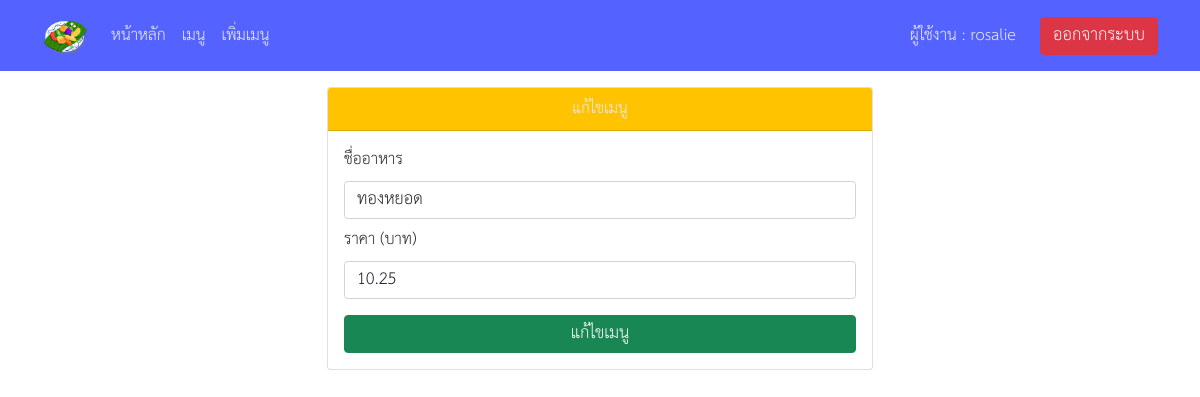
/edit.php?id=1 (signed in), run on an earlier commit of the app's database.
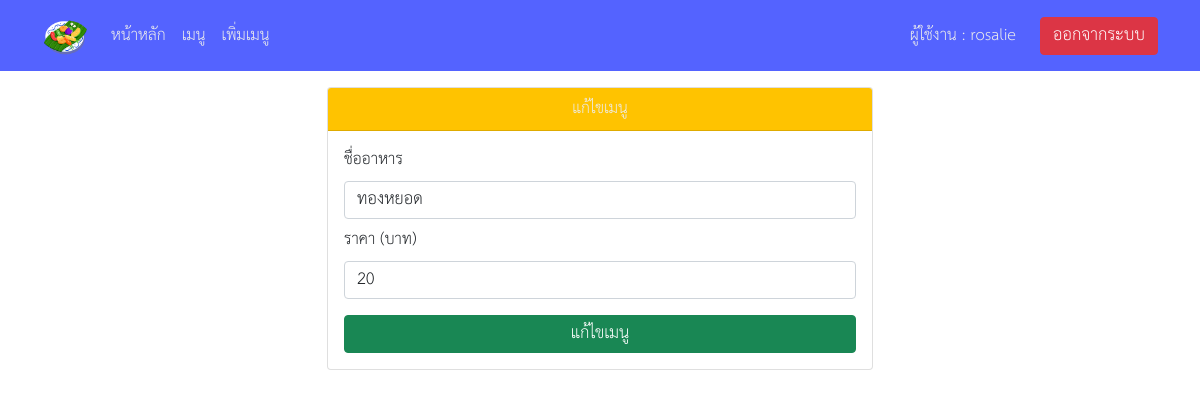
And on a later commit of the database.
### tables this page shows
CREATE TABLE `menu` (
  `id` int(11) NOT NULL,
  `name` varchar(100) NOT NULL,
  `price` float NOT NULL,
  `time` timestamp NOT NULL DEFAULT current_timestamp() ON UPDATE current_timestamp()
);

### edit.php (the view, shortened to what this page needs)
<?php
	include "php/server.php";
?>
<!DOCTYPE html>
<html>
<head>
	<link rel="stylesheet" type="text/css" href="css/bootstrap.min.css">
	<link rel="stylesheet" type="text/css" href="style.css">
</head>
<body>
  <?php include "php/navbar.php"; ?>
	<div class="container">
		<div class="row">
			<div class="col-md-3">
			</div>
			<div class="col-md-6">
            <div class="card my-3">
                    <div class="card-header text-center"> แก้ไขเมนู </div>
                    <div class="card-body">
                        <?php
                            if (isset($_GET['id'])) {
                                $id = mysqli_real_escape_string($connect, $_GET['id']);
                                $query = "SELECT * FROM menu WHERE id = $id";
                                $result = mysqli_query($connect, $query);
                                if (mysqli_num_rows($result)) {
                                    $menu = mysqli_fetch_array($result);
                        ?>
                        <form action="php/edit_db.php" method="post">
                            <label for="food">ชื่ออาหาร</label>
                            <input type="text" name="name" value="<?php echo $menu['name']?>" class="form-control my-2" required>
                            <label for="price">ราคา (บาท)</label>
                            <input type="text" name="price" value="<?php echo $menu['price']?>" class="form-control my-2" required>
                            <button type="submit" class="btn btn-success mt-2 w-100" name="edit"> แก้ไขเมนู </button>
                        </form>
                        <?php } } ?>
                    </div>
                </div>
			</div>
			<div class="col-md-3">
			</div>
		</div>
	</div>
</body>
</html>

### php/navbar.php (shortened to what this page needs)
<nav class="navbar navbar-expand-lg navbar-light" style="background-color: #5463FF;">
  <div class="container">
    <a class="navbar-brand" href="index.php">
		<img src="img/thai-dessert.png" width="45px" height="45px">
	</a>
    <div class="collapse navbar-collapse" id="navbarSupportedContent">
    <ul class="navbar-nav me-auto mb-2 mb-lg-0">
        <li class="nav-item">
          <a class="nav-link active" aria-current="page" href="index.php" style="color: #ECECEC;">หน้าหลัก</a>
        </li>
        <li class="nav-item">
          <a class="nav-link" style="color:#ECECEC" href="menu.php">เมนู</a>
        </li>
        <?php if(isset($_SESSION['username'])) { ?>
          <li class="nav-item">
            <a class="nav-link" href="add.php" style="color: #ECECEC;">เพิ่มเมนู</a>
          </li>
        <?php } ?>
    </ul>
  <?php if(isset($_SESSION['username'])) { ?>
    <div class="navbar-text me-4" style="color:#ECECEC">
  ผู้ใช้งาน : <?php echo $_SESSION['username']; ?>
    </div>
    <a href="index.php?logout='0'" class="btn btn-danger">ออกจากระบบ</a>
  <?php } ?>
    </div>
  </div>
</nav>

### style.css (style rules this page uses)
body { font-family: 'THSarabunNew', sans-serif; font-size: 0.95em; line-height: 1.7em; }
.card-header { background-color: #FFC300; color: rgb(236, 236, 236); }

What changed in the data, as far as the page shows it:
changed menu "ทองหยอด": price "10.25" → "20"
